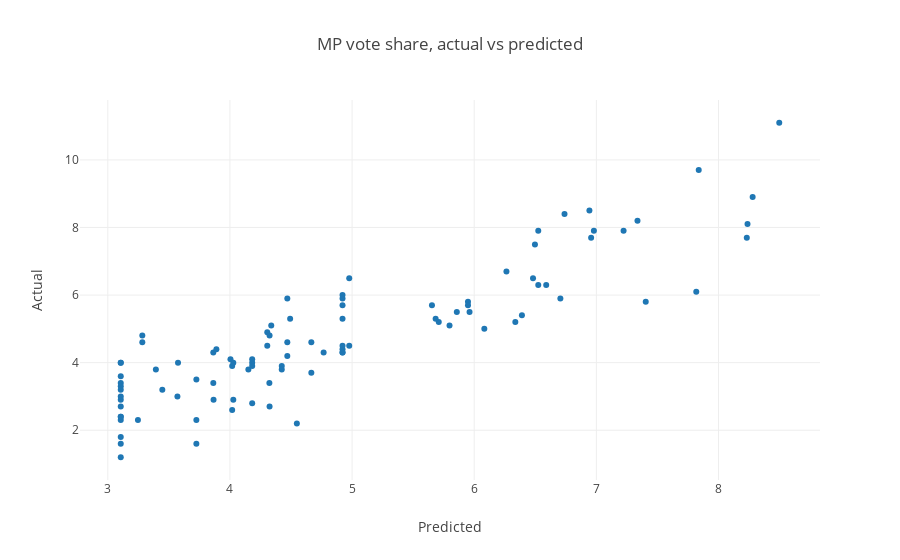

The cell this chart's notebook holds for it:
### Markdown cell above
How are we doing on the test set?

### Code cell
trace = go.Scatter(
    x = rf.predict(X_test),
    y = y_test,
    mode = 'markers',
    text = X_test.index
)

layout = go.Layout(
    title='MP vote share, actual vs predicted',
    xaxis=dict(
        title='Predicted'
    ),
    yaxis=dict(
        title='Actual'
    )
)

data = [trace]

# Plot and embed in ipython notebook!
from plotly.offline import iplot
fig = go.Figure(data=data, layout=layout)
#py.iplot(fig, filename='axss-labels')
iplot(fig, filename='axss-labels')

### Figure 1 — Plotly figure (JSON) as saved in the notebook; plotly's stock layout.template omitted (floating-point values rounded to 4 significant figures)
{"data": [{"mode": "markers", "text": ["Simrishamn", "Härryda", "Nordmaling", "Köping", "Klippan", "Skara", "Hallstahammar", "Bollnäs", "Ängelholm", "Malung-Sälen", "Degerfors", "Öckerö", "Älmhult", "Göteborg", "Strängnäs", "Malå", "Laholm", "Essunga", "Luleå", "Lerum", "Vadstena", "Tyresö", "Täby", "Alvesta", "Säter", "Haninge", "Burlöv", "Storfors", "Askersund", "Borlänge", "Heby", "Hylte", "Sollentuna", "Lycksele", "Västervik", "Åmål", "Botkyrka", "Vaggeryd", "Arboga", "Ovanåker", "Habo", "Tranemo", "Mölndal", "Perstorp", "Katrineholm", "Bengtsfors", "Lekeberg", "Dorotea", "Trosa", "Gagnef", "Kungälv", "Rättvik", "Ånge", "Västerås", "Håbo", "Haparanda", "Timrå", "Finspång", "Färgelanda", "Sundsvall", "Jönköping", "Österåker", "Emmaboda", "Vindeln", "Mark", "Flen", "Tidaholm", "Herrljunga", "Skinnskatteberg", "Hjo", "Berg", "Borgholm", "Sala", "Krokom", "Sotenäs", "Norsjö", "Mellerud", "Järfälla", "Hudiksvall", "Upplands-Bro", "Sorsele", "Stockholm", "Gnosjö", "Kil", "Arvidsjaur", "Härjedalen", "Tjörn", "Ödeshög", "Malmö", "Sollefteå", "Kungsbacka", "Vetlanda", "Markaryd", "Mora", "Knivsta", "Pajala"], "type": "scatter", "x": [4.922, 6.524, 3.106, 4.424, 4.424, 5.71, 4.018, 4.004, 5.654, 4.018, 3.106, 6.337, 5.798, 7.838, 5.949, 3.725, 4.306, 3.106, 6.482, 6.74, 4.922, 7.337, 7.818, 4.323, 4.151, 6.497, 5.949, 3.106, 3.575, 5.858, 3.725, 4.182, 8.238, 4.548, 4.922, 4.325, 6.98, 4.182, 4.338, 3.106, 4.922, 3.864, 8.28, 4.028, 4.47, 3.106, 4.47, 3.106, 4.977, 4.767, 6.524, 4.667, 3.106, 7.404, 5.962, 3.106, 4.028, 4.306, 3.106, 6.083, 6.264, 6.957, 3.394, 3.866, 5.684, 3.283, 3.889, 4.182, 3.106, 4.493, 3.106, 4.922, 4.47, 4.922, 4.667, 3.106, 3.106, 8.232, 4.922, 6.589, 3.106, 8.497, 3.447, 4.922, 3.725, 4.325, 6.391, 3.283, 6.943, 3.57, 6.705, 4.182, 3.864, 4.977, 7.223, 3.247], "y": [5.7, 7.9, 2.3, 3.9, 3.8, 5.2, 3.9, 4.1, 5.7, 2.6, 4, 5.2, 5.1, 9.7, 5.8, 2.3, 4.9, 4, 6.5, 8.4, 6, 8.2, 6.1, 3.4, 3.8, 7.5, 5.7, 2.4, 4, 5.5, 3.5, 2.8, 8.1, 2.2, 4.4, 4.8, 7.9, 4, 5.1, 3.4, 5.3, 4.3, 8.9, 4, 5.9, 3.3, 4.2, 1.6, 6.5, 4.3, 6.3, 4.6, 1.8, 5.8, 5.5, 2.7, 2.9, 4.5, 2.4, 5, 6.7, 7.7, 3.8, 2.9, 5.3, 4.8, 4.4, 4.1, 2.9, 5.3, 3.6, 4.3, 4.6, 4.5, 3.7, 1.2, 3.2, 7.7, 5.9, 6.3, 3, 11.1, 3.2, 4.3, 1.6, 2.7, 5.4, 4.6, 8.5, 3, 5.9, 3.9, 3.4, 4.5, 7.9, 2.3]}], "layout": {"title": "MP vote share, actual vs predicted", "xaxis": {"title": "Predicted"}, "yaxis": {"title": "Actual"}}}
